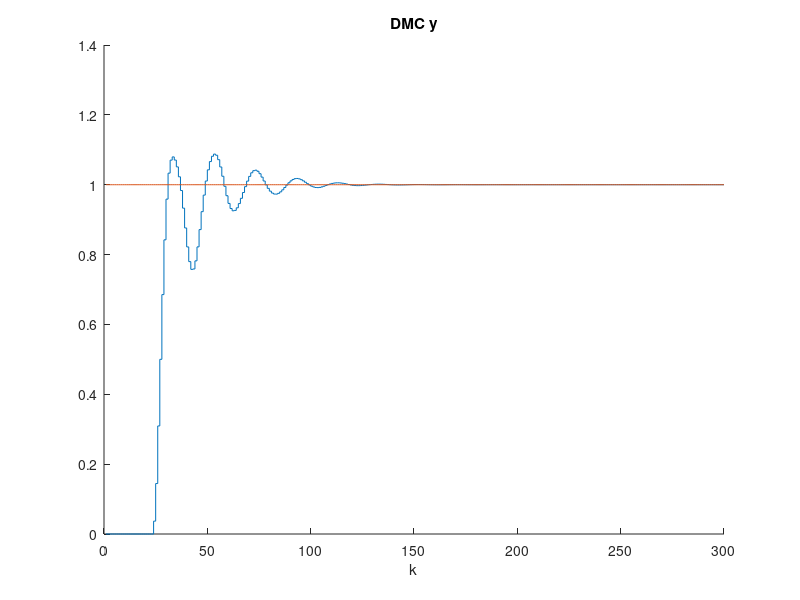
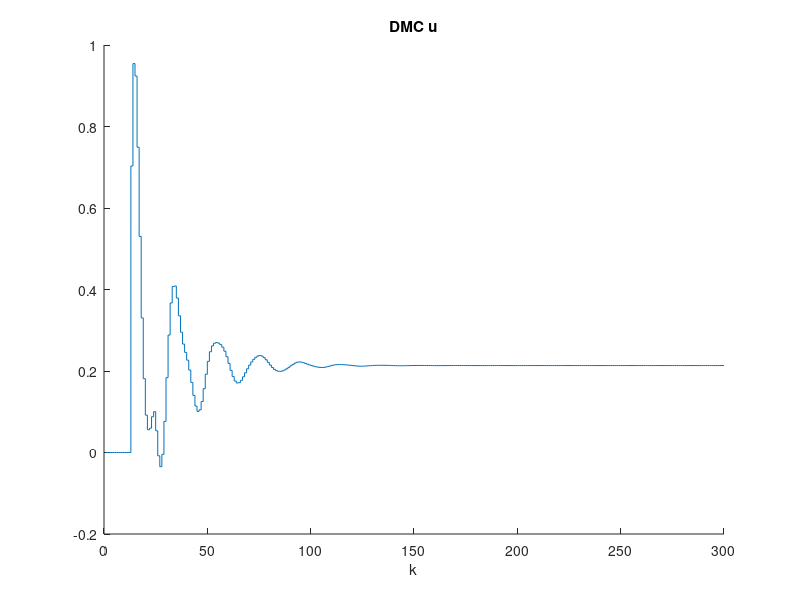

These figures' MATLAB source, in order:
%Michał Stolarz
%Zad nr 5

%##########Odpowiedź skokowa obiektu###############

kk=300 %koniec symulacji 

x=1:kk
y=zeros(kk,1);
u=zeros(kk,1);

%warunki pocztkowe 
u(1:12)=0; 
y(1:12)=0; 
u(1:12)=1; 
u(13:kk)=1;  

for k=13:kk; %główna petla symulacyjna 
%symulacja obiektu 
     y(k)=1.677*y(k-1)-0.6981*y(k-2)+0.0524*u(k-11)+0.04649*u(k-12); 
end; 


% Wektor z rzędnymi odpowiedzi skokowych obiektu

s = y;

% Horyzonty
D=80

N=18
Nu=N
% Współczynnik kary za przyrosty sterowania

lambda=1; 

% Generacja macierzy

M=zeros(N,Nu);
for i=1:N
   for j=1:Nu
      if (i>=j)
         M(i,j)=s(i-j+1);
      end;
   end;
end;

MP=zeros(N,D-1);
for i=1:N
   for j=1:D-1
      if i+j<=D
         MP(i,j)=s(i+j)-s(j);
      else
         MP(i,j)=s(D)-s(j);
      end;      
   end;
end;

% Obliczanie parametrów regulatora

I=eye(Nu);
K=((M'*M+lambda*I)^-1)*M';

y_zad = ones(kk,1);
y_model = zeros(kk,1);
d_u=zeros(N,1);
d_u_stare = zeros(D,1);
u = zeros(Nu,1);

for k=13:kk; %główna petla symulacyjna 
   
   y_model(k)=1.677*y_model(k-1)-0.6981*y_model(k-2)+0.0524*u(k-11)+0.04649*u(k-12); %odpowiedź modelu na sterowanie 
  
   d_u = K*(y_zad(1)*ones(N,1)- y_model(k)*ones(N,1) -MP*d_u_stare(1:D-1)); %zmiana sterowania
   
   d_u_stare(2:end)=d_u_stare(1:end-1);%przesuniecie
   d_u_stare(1) = d_u(1);
   
   u(k)=u(k-1)+d_u(1); %sterowanie
   
end

%wyniki symulacji
figure
hold on
stairs(y_model);
stairs(y_zad) 
title("DMC y");
xlabel("k");
hold off

%wyniki symulacji
figure
hold on
stairs(u);
title("DMC u");
xlabel("k");
hold off